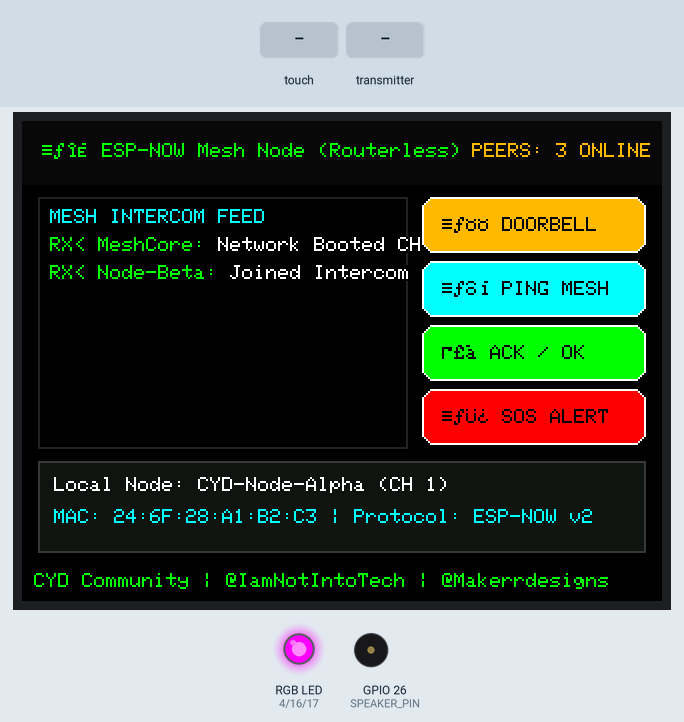
Recording of a sketch running on a simulated ESP32. On the bench: 320×240 colour display, an RGB LED mixed from three pins (HIGH = lit), buzzer (waves = sounding). The test bench sets the inputs (shaded band).

Above: at 1.5 s.
1.6 s: touch panel pressed at 87 % / 30 % of its raw x / y range
At 1.9 s:
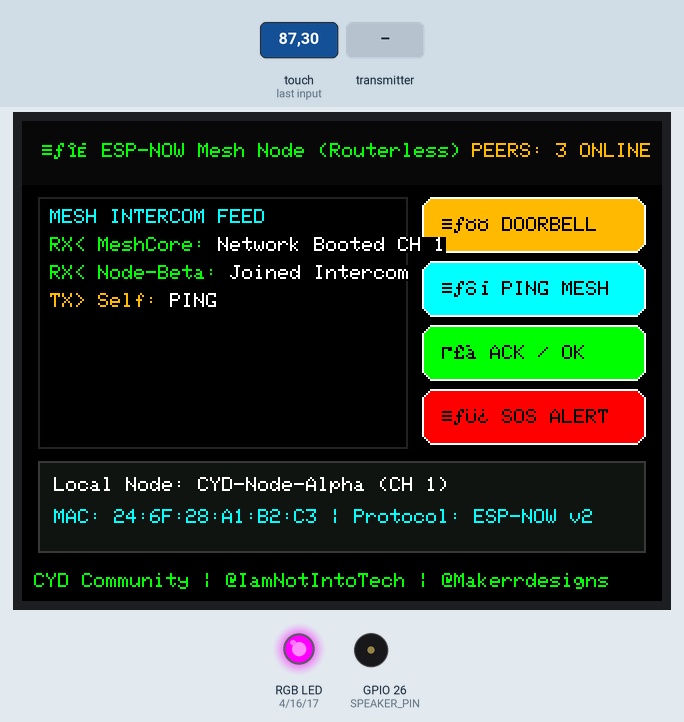
3.1 s: touch panel pressed at 87 % / 50 % of its raw x / y range
At 4.3 s:
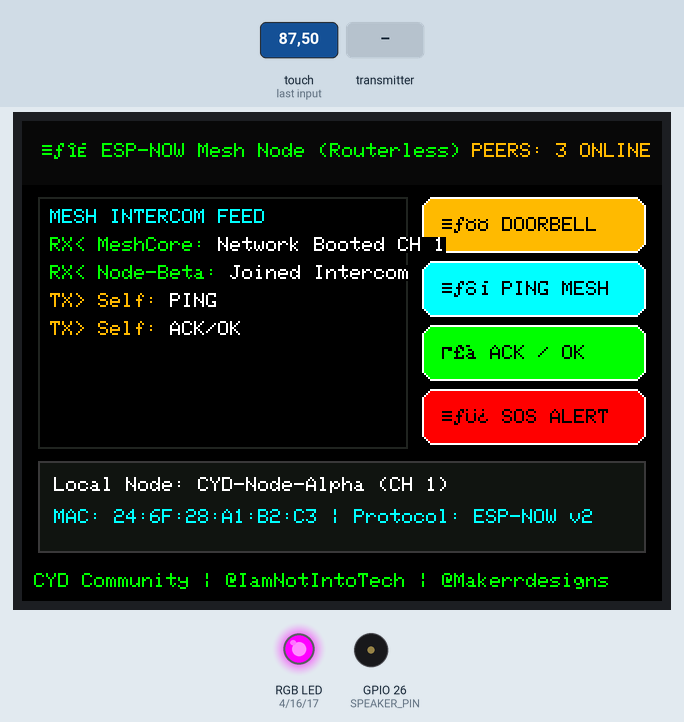
4.6 s: the transmitter starts sending text = 0
At 4.93 s:
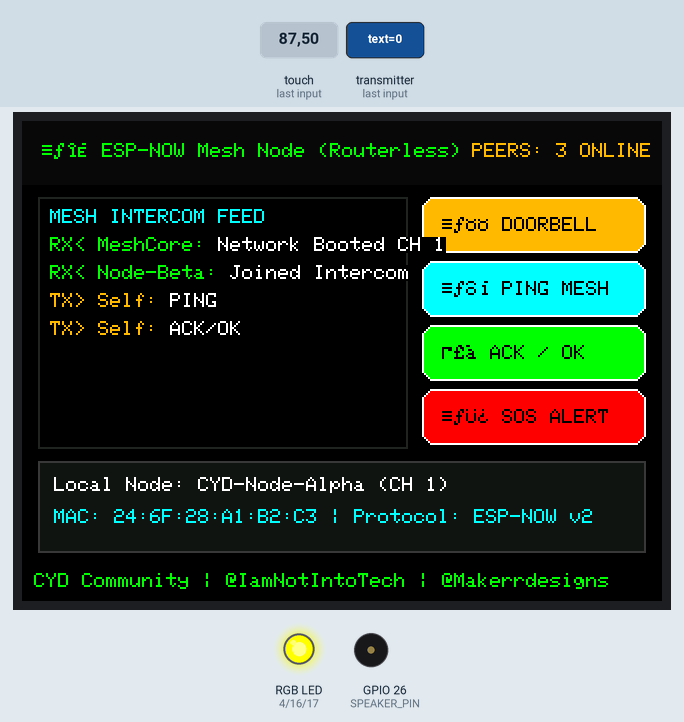
6.7 s: touch panel pressed at 87 % / 30 % of its raw x / y range
At 6.93 s:
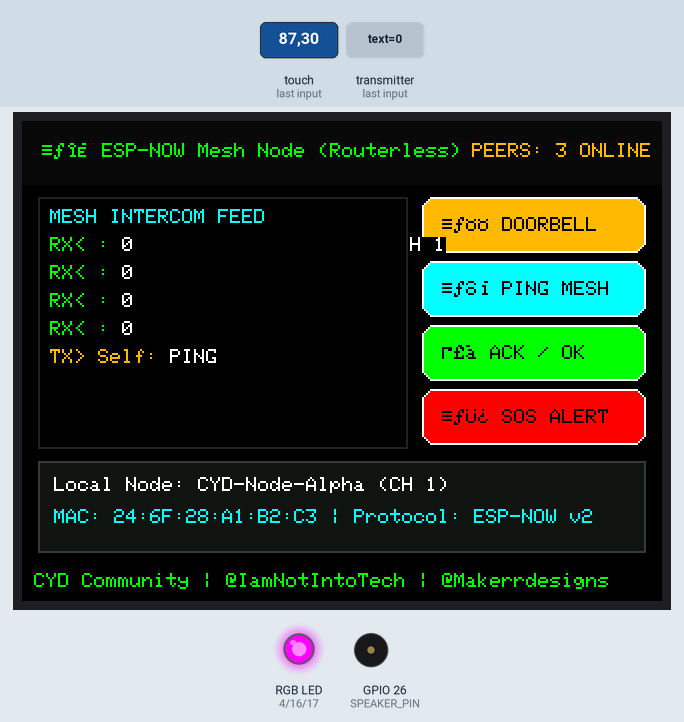
Timing chart, 0 to 10.1 s (numbered marks = the images above; inputs shaded):
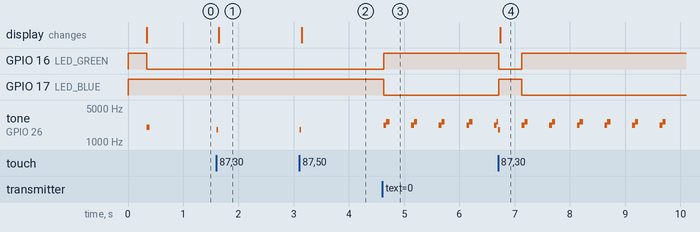

The sketch:

06-esp-now-mesh-node.ino
```cpp
/**
 * @file 06-esp-now-mesh-node.ino
 * @brief ESP-NOW Decentralized Mesh Intercom & Touch Node for Cheap Yellow Display 2.8" (ESP32-2432S028R)
 * @author Tushar Aggarwal (tushar2704)
 * @repository https://github.com/tushar2704/Cheap-Yellow-Display-Community
 *
 * 📺 Follow on YouTube:
 * - Tech & Coding: https://youtube.com/@IamNotIntoTech
 * - 3D Printing & Enclosure: https://youtube.com/@Makerrdesigns
 *
 * Hardware:
 * - ESP32-2432S028R (2.8" Resistive Touch CYD)
 * - Onboard RGB LED (GPIO 4, 16, 17)
 * - Onboard Speaker (GPIO 26)
 * - Onboard LDR Sensor (GPIO 34)
 */

#include <esp_now.h>
#include <WiFi.h>
#include <SPI.h>
#include <TFT_eSPI.h>
#include <XPT2046_Touchscreen.h>

// Hardware Pins (ESP32-2432S028R)
#define XPT2046_IRQ 36
#define XPT2046_MOSI 13
#define XPT2046_MISO 12
#define XPT2046_CLK 14
#define XPT2046_CS 33

#define LED_RED 4
#define LED_GREEN 16
#define LED_BLUE 17
#define SPEAKER_PIN 26
#define LDR_PIN 34
#define TFT_BL 21

#define TS_MINX 300
#define TS_MAXX 3800
#define TS_MINY 200
#define TS_MAXY 3700

SPIClass touchSPI(VSPI);
XPT2046_Touchscreen ts(XPT2046_CS, XPT2046_IRQ);
TFT_eSPI tft = TFT_eSPI();

// Mesh Packet Data Structure
typedef struct struct_message {
  char senderName[16];
  char text[32];
  uint32_t msgId;
  uint8_t hopCount;
} struct_message;

struct_message txPacket;
struct_message rxPacket;

// Broadcast Address (FF:FF:FF:FF:FF:FF)
uint8_t broadcastAddress[] = {0xFF, 0xFF, 0xFF, 0xFF, 0xFF, 0xFF};

// Node state
char myNodeName[16] = "CYD-Node-Alpha";
uint32_t messageCounter = 1;
int peerCount = 3;
int selectedRecipient = 0; // 0=Broadcast, 1=Node-Beta, 2=Node-Gamma

// Recent Activity Log
#define MAX_LOGS 5
struct LogEntry {
  String from;
  String text;
  uint32_t timeSec;
  bool isMine;
};
LogEntry messageLogs[MAX_LOGS];
int logCount = 0;

void setRgb(bool r, bool g, bool b) {
  digitalWrite(LED_RED, r ? LOW : HIGH);
  digitalWrite(LED_GREEN, g ? LOW : HIGH);
  digitalWrite(LED_BLUE, b ? LOW : HIGH);
}

void beep(int freq, int ms) {
  tone(SPEAKER_PIN, freq, ms);
}

void addLog(String from, String text, bool isMine) {
  if (logCount < MAX_LOGS) {
    messageLogs[logCount] = {from, text, (uint32_t)(millis() / 1000), isMine};
    logCount++;
  } else {
    for (int i = 0; i < MAX_LOGS - 1; i++) {
      messageLogs[i] = messageLogs[i + 1];
    }
    messageLogs[MAX_LOGS - 1] = {from, text, (uint32_t)(millis() / 1000), isMine};
  }
}

// ESP-NOW Callbacks
void OnDataSent(const uint8_t *mac_addr, esp_now_send_status_t status) {
  if (status == ESP_NOW_SEND_SUCCESS) {
    setRgb(false, true, false); // Green confirmation
  } else {
    setRgb(true, false, false); // Red error
  }
}

void OnDataRecv(const uint8_t *mac, const uint8_t *incomingData, int len) {
  memcpy(&rxPacket, incomingData, sizeof(rxPacket));
  addLog(String(rxPacket.senderName), String(rxPacket.text), false);
  setRgb(false, false, true); // Blue on RX
  beep(2200, 40);
  delay(50);
  beep(2600, 60);
}

void drawHeader() {
  tft.fillRect(0, 0, 320, 32, 0x0841);
  tft.setTextColor(0x07E0, 0x0841);
  tft.setTextSize(1);
  tft.setCursor(10, 11);
  tft.print("🌐 ESP-NOW Mesh Node (Routerless)");

  tft.setTextColor(0xFDC0, 0x0841);
  tft.setCursor(225, 11);
  tft.printf("PEERS: %d ONLINE", peerCount);
}

void drawLogPanel() {
  tft.fillRect(8, 38, 185, 126, 0x0000);
  tft.drawRect(8, 38, 185, 126, 0x2124);

  tft.setTextColor(0x07FF, 0x0000);
  tft.setTextSize(1);
  tft.setCursor(14, 44);
  tft.print("MESH INTERCOM FEED");

  int y = 58;
  for (int i = 0; i < logCount; i++) {
    tft.setCursor(14, y);
    if (messageLogs[i].isMine) {
      tft.setTextColor(0xFDC0, 0x0000);
      tft.print("TX> ");
    } else {
      tft.setTextColor(0x07E0, 0x0000);
      tft.print("RX< ");
    }
    tft.print(messageLogs[i].from + ": ");
    tft.setTextColor(TFT_WHITE, 0x0000);
    tft.print(messageLogs[i].text);
    y += 14;
  }
}

void drawPresetButton(int idx, int x, int y, int w, int h, const char* label, uint16_t color) {
  tft.fillRoundRect(x, y, w, h, 6, color);
  tft.drawRoundRect(x, y, w, h, 6, TFT_WHITE);
  tft.setTextColor(TFT_BLACK, color);
  tft.setTextSize(1);
  tft.setCursor(x + 10, y + 10);
  tft.print(label);
}

void drawActionControls() {
  // Preset Message Dispatch Buttons (Right Column)
  drawPresetButton(0, 200, 38, 112, 28, "🔔 DOORBELL", 0xFDC0); // Amber
  drawPresetButton(1, 200, 70, 112, 28, "📡 PING MESH", 0x07FF); // Cyan
  drawPresetButton(2, 200, 102, 112, 28, "✅ ACK / OK", 0x07E0); // Emerald
  drawPresetButton(3, 200, 134, 112, 28, "🚨 SOS ALERT", 0xF800); // Red
}

void drawStatusFooter() {
  // Mesh Info Bar
  tft.fillRect(8, 170, 304, 46, 0x10A2);
  tft.drawRect(8, 170, 304, 46, 0x39C7);

  tft.setTextColor(TFT_WHITE, 0x10A2);
  tft.setTextSize(1);
  tft.setCursor(16, 178);
  tft.printf("Local Node: %s (CH 1)", myNodeName);

  tft.setCursor(16, 194);
  tft.setTextColor(0x07FF, 0x10A2);
  String mac = WiFi.macAddress();
  tft.printf("MAC: %s | Protocol: ESP-NOW v2", mac.c_str());

  // Bottom Channel Credit Bar
  tft.fillRect(0, 222, 320, 18, 0x0000);
  tft.setTextColor(0x07E0, 0x0000);
  tft.setTextSize(1);
  tft.setCursor(6, 226);
  tft.print("CYD Community | @IamNotIntoTech | @Makerrdesigns");
}

void broadcastMessage(const char* messageText) {
  setRgb(false, false, true); // Blue during TX
  beep(1800, 30);

  strncpy(txPacket.senderName, myNodeName, sizeof(txPacket.senderName));
  strncpy(txPacket.text, messageText, sizeof(txPacket.text));
  txPacket.msgId = messageCounter++;
  txPacket.hopCount = 1;

  esp_now_send(broadcastAddress, (uint8_t *)&txPacket, sizeof(txPacket));
  addLog("Self", String(messageText), true);

  drawLogPanel();
}

void setup() {
  Serial.begin(115200);

  pinMode(LED_RED, OUTPUT);
  pinMode(LED_GREEN, OUTPUT);
  pinMode(LED_BLUE, OUTPUT);
  pinMode(SPEAKER_PIN, OUTPUT);
  setRgb(false, false, false);

  tft.init();
  tft.setRotation(1);
  tft.fillScreen(0x0000);

  touchSPI.begin(XPT2046_CLK, XPT2046_MISO, XPT2046_MOSI, XPT2046_CS);
  ts.begin(touchSPI);
  ts.setRotation(1);

  // WiFi in Station Mode for ESP-NOW (No connection to router needed)
  WiFi.mode(WIFI_STA);
  WiFi.disconnect();

  if (esp_now_init() == ESP_OK) {
    esp_now_register_send_cb(OnDataSent);
    esp_now_register_recv_cb(OnDataRecv);

    // Register Broadcast Peer
    esp_now_peer_info_t peerInfo = {};
    memcpy(peerInfo.peer_addr, broadcastAddress, 6);
    peerInfo.channel = 1;
    peerInfo.encrypt = false;
    esp_now_add_peer(&peerInfo);
  }

  // Initial Seed logs
  addLog("MeshCore", "Network Booted CH 1", false);
  addLog("Node-Beta", "Joined Intercom", false);

  drawHeader();
  drawLogPanel();
  drawActionControls();
  drawStatusFooter();

  beep(2000, 60);
  setRgb(false, true, false);
}

void loop() {
  if (ts.touched()) {
    TS_Point p = ts.getPoint();
    int x = map(p.x, TS_MINX, TS_MAXX, 0, 320);
    int y = map(p.y, TS_MINY, TS_MAXY, 0, 240);

    // Button 0: DOORBELL (200, 38, 112, 28)
    if (x >= 200 && x <= 312 && y >= 38 && y <= 66) {
      broadcastMessage("DOORBELL");
      delay(200);
    }
    // Button 1: PING MESH (200, 70, 112, 28)
    else if (x >= 200 && x <= 312 && y >= 70 && y <= 98) {
      broadcastMessage("PING");
      delay(200);
    }
    // Button 2: ACK / OK (200, 102, 112, 28)
    else if (x >= 200 && x <= 312 && y >= 102 && y <= 130) {
      broadcastMessage("ACK/OK");
      delay(200);
    }
    // Button 3: SOS ALERT (200, 134, 112, 28)
    else if (x >= 200 && x <= 312 && y >= 134 && y <= 162) {
      beep(2800, 80);
      broadcastMessage("EMERGENCY");
      delay(200);
    }
  }

  delay(25);
}
```

Measured:
- after the input at 1.6 s, tone on GPIO 26 (SPEAKER_PIN): silent → 1800 Hz at once, → silent 0.03 s later; the display: changes at once (image 1)
- after the input at 3.1 s, tone on GPIO 26 (SPEAKER_PIN): silent → 1800 Hz at once, → silent 0.03 s later; the display: changes after 0.05 s (image 2)
- after the input at 4.6 s, GPIO 16 (LED_GREEN): LOW → HIGH at once; GPIO 17 (LED_BLUE): HIGH → LOW at once; tone on GPIO 26 (SPEAKER_PIN): silent → 2200 Hz at once, then repeats every 0.50 s: 2600 Hz 0.06 s, silent 0.39 s, 2200 Hz 0.05 s
- after the input at 6.7 s, GPIO 16 (LED_GREEN): HIGH → LOW at once, → HIGH 0.42 s later; GPIO 17 (LED_BLUE): LOW → HIGH at once, → LOW 0.42 s later; the display: changes at once (image 4)
